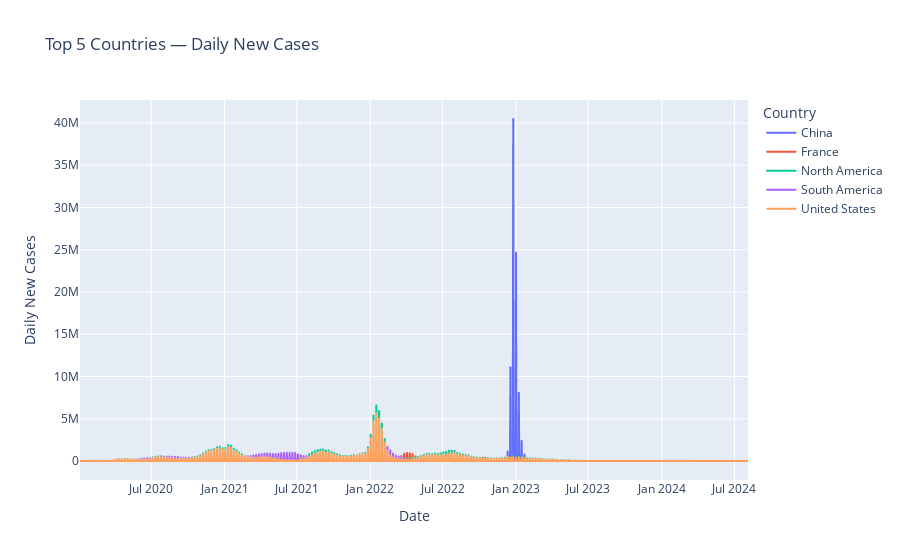

Source (notebook cell):
### Code cell
# Find latest total cases per country
latest = df.sort_values('date').drop_duplicates('location', keep='last')
top5 = latest.nlargest(5, 'total_cases')['location']

# Filter data
df_top5 = df[df['location'].isin(top5)]

fig = px.line(df_top5,
              x='date',
              y='new_cases',
              color='location',
              title='Top 5 Countries — Daily New Cases',
              labels={'new_cases': 'Daily New Cases', 'date': 'Date', 'location': 'Country'})

fig.show()

### Figure 1 — Plotly figure (JSON) as saved in the notebook; plotly's stock layout.template omitted (floating-point values rounded to 4 significant figures; data arrays with more than 128 entries replaced by an {"elided": "..."} marker saying what was removed)
{"data": [{"hovertemplate": "Country=China<br>Date=%{x}<br>Daily New Cases=%{y}<extra></extra>", "legendgroup": "China", "line": {"color": "#636efa", "dash": "solid"}, "marker": {"symbol": "circle"}, "mode": "lines", "name": "China", "showlegend": true, "type": "scattergl", "x": {"elided": "1674 str values"}, "xaxis": "x", "y": {"elided": "1674 float values"}, "yaxis": "y"}, {"hovertemplate": "Country=France<br>Date=%{x}<br>Daily New Cases=%{y}<extra></extra>", "legendgroup": "France", "line": {"color": "#EF553B", "dash": "solid"}, "marker": {"symbol": "circle"}, "mode": "lines", "name": "France", "showlegend": true, "type": "scattergl", "x": {"elided": "1674 str values"}, "xaxis": "x", "y": {"elided": "1674 float values"}, "yaxis": "y"}, {"hovertemplate": "Country=North America<br>Date=%{x}<br>Daily New Cases=%{y}<extra></extra>", "legendgroup": "North America", "line": {"color": "#00cc96", "dash": "solid"}, "marker": {"symbol": "circle"}, "mode": "lines", "name": "North America", "showlegend": true, "type": "scattergl", "x": {"elided": "1674 str values"}, "xaxis": "x", "y": {"elided": "1674 float values"}, "yaxis": "y"}, {"hovertemplate": "Country=South America<br>Date=%{x}<br>Daily New Cases=%{y}<extra></extra>", "legendgroup": "South America", "line": {"color": "#ab63fa", "dash": "solid"}, "marker": {"symbol": "circle"}, "mode": "lines", "name": "South America", "showlegend": true, "type": "scattergl", "x": {"elided": "1674 str values"}, "xaxis": "x", "y": {"elided": "1674 float values"}, "yaxis": "y"}, {"hovertemplate": "Country=United States<br>Date=%{x}<br>Daily New Cases=%{y}<extra></extra>", "legendgroup": "United States", "line": {"color": "#FFA15A", "dash": "solid"}, "marker": {"symbol": "circle"}, "mode": "lines", "name": "United States", "showlegend": true, "type": "scattergl", "x": {"elided": "1674 str values"}, "xaxis": "x", "y": {"elided": "1674 float values"}, "yaxis": "y"}], "layout": {"legend": {"title": {"text": "Country"}, "tracegroupgap": 0}, "title": {"text": "Top 5 Countries — Daily New Cases"}, "xaxis": {"anchor": "y", "domain": [0, 1], "title": {"text": "Date"}}, "yaxis": {"anchor": "x", "domain": [0, 1], "title": {"text": "Daily New Cases"}}}}
